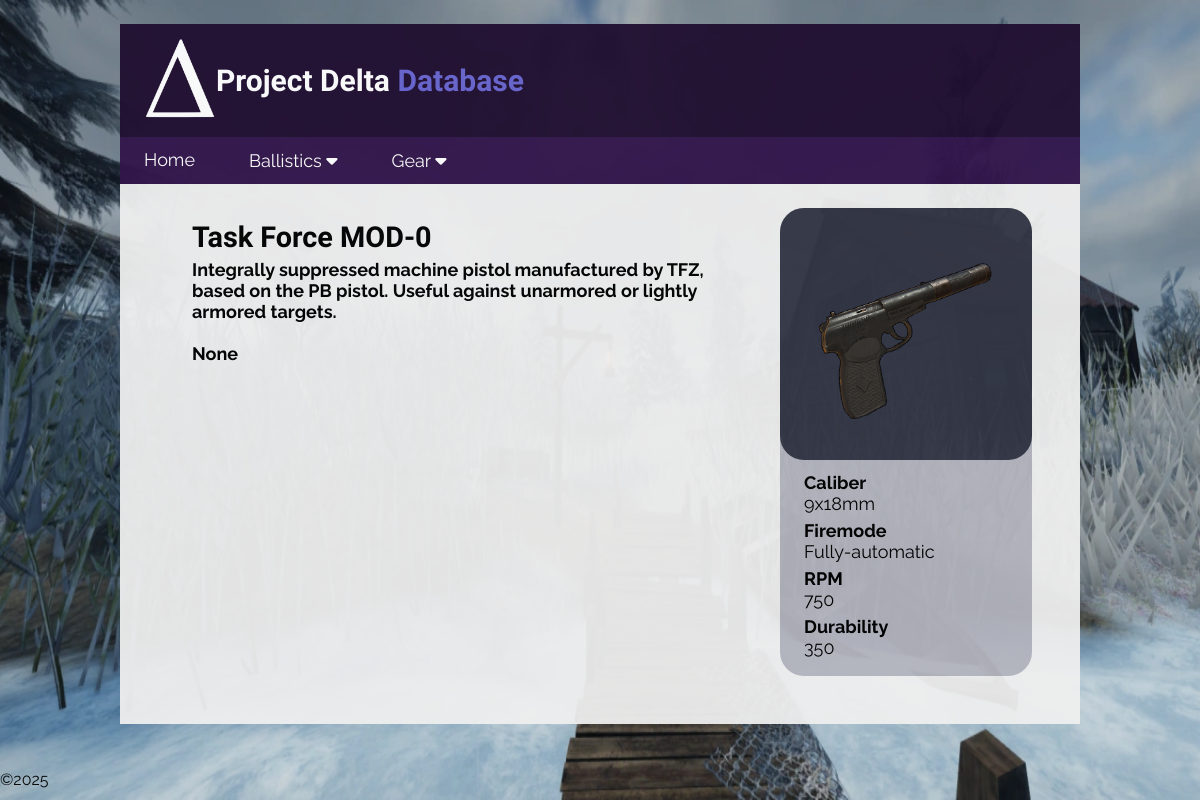
/weapon/25, run on an earlier commit of the app's database.
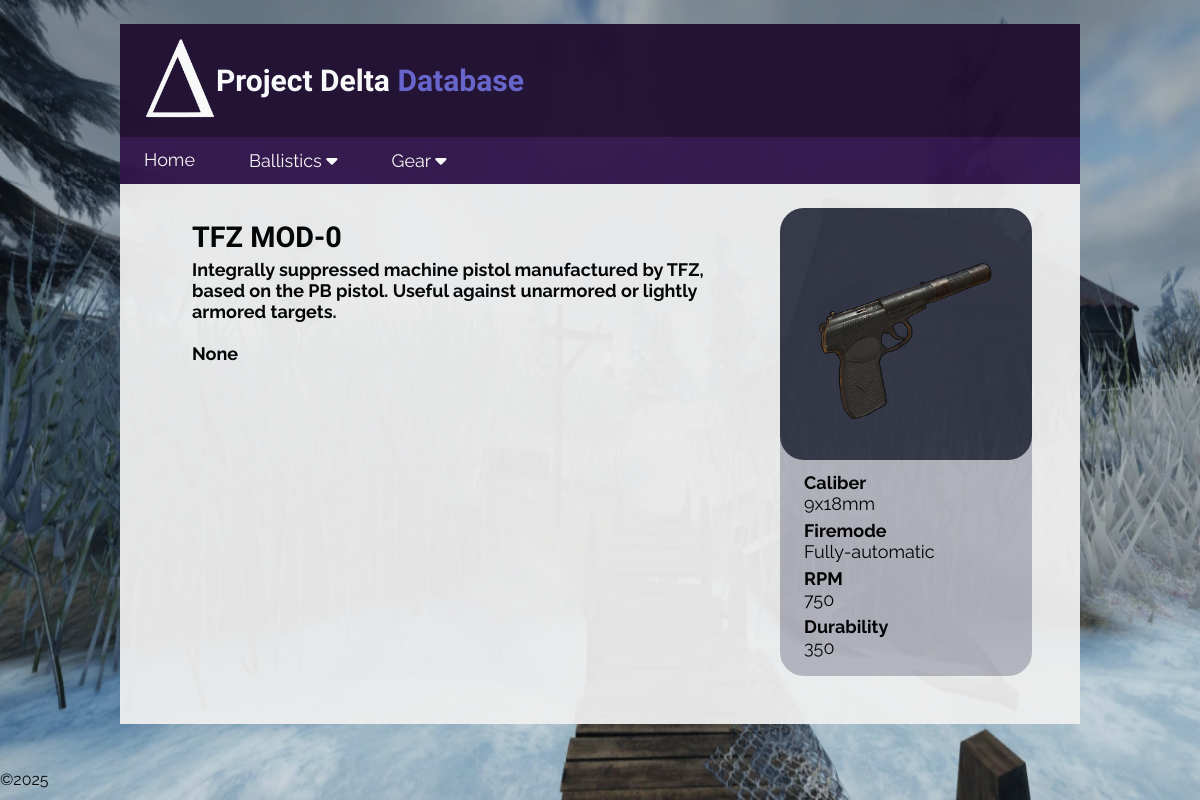
And on a later commit of the database.
### tables this page shows
CREATE TABLE weapons (id INTEGER PRIMARY KEY, name TEXT, type INTEGER, caliber_id INTEGER REFERENCES calibers (id), fire_mode TEXT, RPM INTEGER, durability INTEGER, description TEXT, image TEXT, long_desc TEXT);

CREATE TABLE calibers (id INTEGER PRIMARY KEY, name TEXT);

### Flask/routes.py (the view)
@app.route("/weapon/<int:id>")
def weapon(id):
    conn = sqlite3.connect('delta.db')
    cur = conn.cursor()
    cur.execute('''SELECT
    weapons.id,
    weapons.name,
    weapons.type,
    calibers.name AS caliber_name,
    weapons.fire_mode,
    weapons.RPM,
    weapons.durability,
    weapons.description,
    weapons.image,
    weapons.long_desc
FROM weapons
JOIN calibers ON weapons.caliber_id = calibers.id
WHERE weapons.id = ?''', (id,))
    results = cur.fetchall()[0]
    conn.close()
    return render_template('weapon.html', weapon=results, title=results[1])

### Flask/templates/weapon.html
{% extends "layout.html" %}
{% block content %}
<div class="topic">
    <div>
        <h3>{{weapon[1]}}</h3>
        <h5>{{weapon[7]}}
            <br> <br>
            {{weapon[9]}}
        </h5>
    </div>
        <div class="topic-box">
            <img src="/static/images/ballistics/weapons/{{weapon[8]}}" class="topic-icon">
            <a href="http://127.0.0.1:5000/ammunition?search={{weapon[3]}}">
                <h6 class="topic-row">Caliber <br> <span class="lighter">{{weapon[3]}}</span></h6>
            </a>
            <h6 class="topic-row">Firemode <br> <span class="lighter">{{weapon[4]}}</span></h6>
            <h6 class="topic-row">RPM <br> <span class="lighter">{{weapon[5]}}</span></h6>
            <h6 class="topic-row">Durability <br> <span class="lighter">{{weapon[6]}}</span></h6>
        </div>
</div>
{% endblock %}

### Flask/templates/layout.html (shortened to what this page needs)
<!DOCTYPE html>
<html lang="en">
<head>
    <link rel="stylesheet" href="\static\css\style.css">
    <link rel="stylesheet" href="https://cdnjs.cloudflare.com/ajax/libs/font-awesome/6.4.0/css/all.min.css">
</head>
<body>
    <div class="page">
        <header>{% include 'header.html' %}</header>
        <nav>
            <ul>
                <li><a href="http://127.0.0.1:5000/">Home</a></li>
                <div class="dropdown">
                    <button class="dropbtn">
                        Ballistics
                        <i class="fa fa-caret-down"></i>
                    </button>
                </div>
                <div class="dropdown">
                    <button class="dropbtn">
                        Gear
                        <i class="fa fa-caret-down"></i>
                    </button>
                </div>
              </ul>
        </nav>
        <main>{% block content %}{% endblock %}</main>
        <footer>&copy;2025</footer>
    </body>
</html>

### Flask/templates/header.html (shortened to what this page needs)
<div class="header">
    <a href="http://127.0.0.1:5000/">
        <img src="/static/images/logo.png" class="logo">
    </a>
    <h1>Project Delta <span class="purple">Database</span></h1>
</div>

### Flask/static/css/style.css (style rules this page uses)
body { background-image: url("../images/background.png"); background-repeat: no-repeat; background-attachment: fixed; background-size: 100% 100%; margin: 0; font-family: "Raleway"; }
.header { display: flex; margin: 0px; background-color: #200E30; font-family: 'Bungee'; }
.page { background-color: #efefef; margin-top: 2vw; margin-left: 10vw; margin-right: 10vw; margin-bottom: 2vw; padding-bottom: 2vw; opacity: 0.95; }
nav { color: white; background-color: #32164b; padding-left: 1.5vw; padding-top: 0.5vw; padding-bottom: 0.5vw; }
ul { list-style-type: none; margin: 0; padding: 0.5vw; overflow: hidden; }
li { float: left; }
li a { display: block; color: white; font-size: 1.5vw; text-align: center; margin-right: 4vw; text-decoration: none; transition-duration: 0.3s; }
.dropdown { float: left; overflow: hidden; }
.dropdown .dropbtn { display: block; color: white; font-size: 1.5vw; padding-right: 4vw; text-align: center; text-decoration: none; transition-duration: 0.3s; border: none; outline: none; background: none; font-family: inherit; }
footer { position:fixed; left:0px; bottom:0px; height:30px; width:100%; }
.logo { width: 6vw; margin: 1vw 0vw 1vw 2vw; }
h1 { color: white; font-size: 2.5vw; text-align: left; margin-top: auto; margin-bottom: auto; }
.purple { color: #6865CF; }
.lighter { font-weight: lighter; }
a { color: black; text-decoration: none; display: inline-block; }
h3 { color: black; font-size: 2.4vw; margin-top: 1vw; margin-left: 2vw; font-family: 'Bungee'; }
h5 { color: black; font-size: 1.5vw; margin-top: auto; margin: -2vw 5vw 0 2vw; }
h6 { color: black; font-size: 1.5vw; text-align: left; margin: 0 0 0.5vw 2vw; transition-duration: 0.3s; }
.topic { display: flex; margin: 2vw 4vw 2vw 4vw; flex: 1 1 auto; }
.topic-box { display: flexbox; flex-direction: column; background-color: #b4b5be; border-radius: 2vw; padding-bottom: 1vw; }
.topic-icon { display: block; width: 15vw; height: 15vw; padding: 3vw; background-color: #343746; border-radius: 2vw; margin-bottom: 1vw; transition-duration: 0.3s; }
.topic-row { display: block }

What changed in the data, as far as the page shows it:
changed weapons "Fully-automatic": name "Task Force MOD-0" → "TFZ MOD-0"
